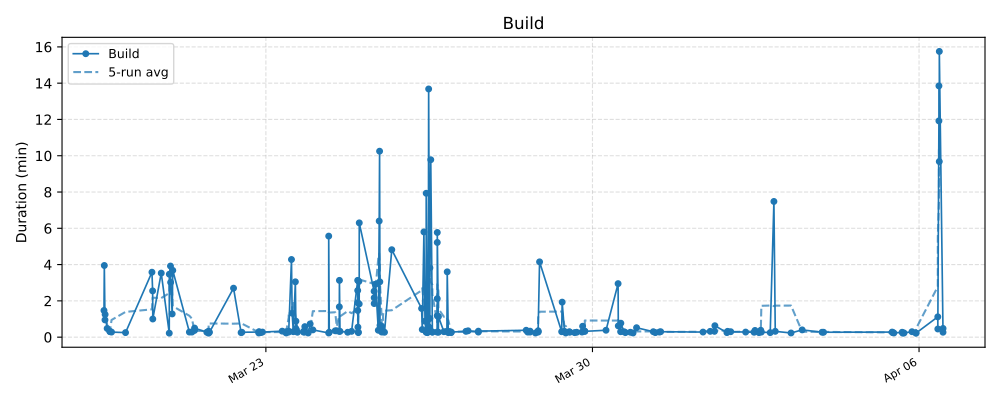

The Python source for this figure:
"""Query the GitHub API and plot CI workflow run durations."""

import csv
import datetime
import json
import os
import urllib.request

import matplotlib
import matplotlib.pyplot as plt
import matplotlib.dates as mdates
import numpy as np

_OWNER = "xadupre"
_REPO = "yet-another-onnx-builder"
_API_BASE = f"https://api.github.com/repos/{_OWNER}/{_REPO}"
_HEADERS = {"Accept": "application/vnd.github+json", "X-GitHub-Api-Version": "2022-11-28"}
_CACHE_MAX_AGE_DAYS = 14
_USER_CACHE_DIR = os.environ.get("XDG_CACHE_HOME", os.path.expanduser("~/.cache"))
_CACHE_DIR = os.path.join(
    _USER_CACHE_DIR, "yet-another-onnx-builder", "ci_durations_workflows"
)

# Workflows that are NOT CI (skip documentation / style / spelling workflows)
_SKIP_PATTERNS = ("docs", "style", "spelling", "pyrefly", "mypy", "doc_")


def _gh_get(path, params=""):
    """Performs a GET request to the GitHub REST API and returns parsed JSON."""
    url = f"{_API_BASE}/{path}"
    if params:
        url = f"{url}?{params}"
    req = urllib.request.Request(url, headers=_HEADERS)
    try:
        with urllib.request.urlopen(req, timeout=15) as resp:
            return json.loads(resp.read().decode())
    except Exception:
        return None


def _fetch_workflow_runs(workflow_id, since_iso):
    """Fetches all workflow runs for *workflow_id* created on or after *since_iso*."""
    runs = []
    page = 1
    while True:
        data = _gh_get(
            f"actions/workflows/{workflow_id}/runs",
            f"per_page=100&page={page}&created=>={since_iso}&branch=main",
        )
        if data is None or not data.get("workflow_runs"):
            break
        runs.extend(data["workflow_runs"])
        if len(data["workflow_runs"]) < 100:
            break
        page += 1
    return runs


def _cache_path(workflow_id):
    """Returns the cache file path for one workflow."""
    return os.path.join(_CACHE_DIR, f"{workflow_id}.csv")


def _load_cached_runs(workflow_id):
    """Loads cached workflow runs for one workflow.

    Returns:
        list[dict[str, str]]: Cached run rows.
    """
    cache_path = _cache_path(workflow_id)
    if not os.path.exists(cache_path):
        return []
    with open(cache_path, "r", encoding="utf-8", newline="") as f:
        reader = csv.DictReader(f)
        rows = []
        for row in reader:
            rows.append(
                {
                    "created_at": row.get("created_at", ""),
                    "updated_at": row.get("updated_at", ""),
                    "status": row.get("status", ""),
                    "conclusion": row.get("conclusion", ""),
                }
            )
        return rows


def _save_cached_runs(workflow_id, runs):
    """Saves cached workflow runs for one workflow."""
    os.makedirs(_CACHE_DIR, exist_ok=True)
    cache_path = _cache_path(workflow_id)
    with open(cache_path, "w", encoding="utf-8", newline="") as f:
        writer = csv.DictWriter(
            f, fieldnames=["created_at", "updated_at", "status", "conclusion"]
        )
        writer.writeheader()
        for run in runs:
            writer.writerow(
                {
                    "created_at": run.get("created_at", ""),
                    "updated_at": run.get("updated_at", ""),
                    "status": run.get("status", ""),
                    "conclusion": run.get("conclusion", ""),
                }
            )


def _cache_is_recent(workflow_id, now):
    """Checks whether a workflow cache file is newer than the cache max age.

    Returns:
        bool: True when the cache entry is recent enough.
    """
    cache_path = _cache_path(workflow_id)
    if not os.path.exists(cache_path):
        return False
    try:
        fetched_ts = os.path.getmtime(cache_path)
        fetched_dt = datetime.datetime.fromtimestamp(fetched_ts, tz=datetime.timezone.utc)
    except OSError:
        return False
    age = now - fetched_dt
    return age <= datetime.timedelta(days=_CACHE_MAX_AGE_DAYS)


def _run_duration_minutes(run):
    """Computes the wall-clock duration of a successfully completed run.

    Returns:
        float | None: Duration in minutes, or None when unavailable.
    """
    if run.get("status") != "completed":
        return None
    if run.get("conclusion") != "success":
        return None
    created = run.get("created_at")
    updated = run.get("updated_at")
    if not created or not updated:
        return None
    try:
        fmt = "%Y-%m-%dT%H:%M:%SZ"
        t0 = datetime.datetime.strptime(created, fmt)
        t1 = datetime.datetime.strptime(updated, fmt)
        minutes = (t1 - t0).total_seconds() / 60.0
        return round(minutes, 2) if minutes >= 0 else None
    except ValueError:
        return None


def _collect_data():
    """Collects workflow duration data from cache and/or GitHub API.

    Returns:
        dict: Mapping ``workflow_name -> list[(datetime, duration_min)]``.
    """
    now = datetime.datetime.now(datetime.timezone.utc)
    cutoff = (
        now - datetime.timedelta(days=62)
    ).strftime("%Y-%m-%d")
    workflows_data = _gh_get("actions/workflows")
    if not workflows_data:
        return {}

    result = {}
    for wf in workflows_data.get("workflows", []):
        name = wf.get("name", "")
        wf_id = wf.get("id")
        path = wf.get("path", "")
        # Skip non-CI workflows
        filename = path.split("/")[-1].lower() if "/" in path else path.lower()
        if any(filename.startswith(p) for p in _SKIP_PATTERNS):
            continue

        cache_key = str(wf_id)
        cached_runs = _load_cached_runs(cache_key)
        if _cache_is_recent(cache_key, now):
            runs = cached_runs
        else:
            fetched = _fetch_workflow_runs(wf_id, cutoff)
            if fetched:
                runs = fetched
                _save_cached_runs(cache_key, runs)
            else:
                runs = cached_runs
        points = []
        for run in runs:
            dur = _run_duration_minutes(run)
            if dur is None:
                continue
            try:
                fmt = "%Y-%m-%dT%H:%M:%SZ"
                dt = datetime.datetime.strptime(run["created_at"], fmt)
                points.append((dt, dur))
            except (KeyError, ValueError):
                continue
        if points:
            points.sort(key=lambda x: x[0])
            result[name] = points

    return result


data = _collect_data()

if not data:
    fig, ax = plt.subplots(figsize=(8, 2))
    ax.text(
        0.5, 0.5,
        "No data available (GitHub API not reachable or no completed runs found).",
        ha="center", va="center", transform=ax.transAxes, fontsize=11,
    )
    ax.axis("off")
    plt.tight_layout()
else:
    colors = plt.rcParams["axes.prop_cycle"].by_key()["color"]

    for idx, (wf_name, points) in enumerate(sorted(data.items())):
        fig, ax = plt.subplots(figsize=(10, 4))
        dates = [p[0] for p in points]
        durations = [p[1] for p in points]

        color = colors[idx % len(colors)]
        ax.plot(dates, durations, "o-", color=color, linewidth=1.2, markersize=4,
                label=wf_name)

        # Rolling average (window = 5)
        if len(durations) >= 5:
            kernel = np.ones(5) / 5
            avg = np.convolve(durations, kernel, mode="valid")
            avg_dates = dates[2: 2 + len(avg)]
            ax.plot(avg_dates, avg, "--", color=color, linewidth=1.5, alpha=0.7,
                    label="5-run avg")

        ax.xaxis.set_major_formatter(mdates.DateFormatter("%b %d"))
        ax.xaxis.set_major_locator(mdates.WeekdayLocator(byweekday=mdates.MO))
        ax.tick_params(axis="x", rotation=30, labelsize=8)
        ax.set_title(wf_name, fontsize=12)
        ax.set_ylabel("Duration (min)", fontsize=10)
        ax.grid(True, linestyle="--", alpha=0.4)
        if len(durations) >= 5:
            ax.legend(fontsize=9)
        fig.autofmt_xdate()
        plt.tight_layout()
